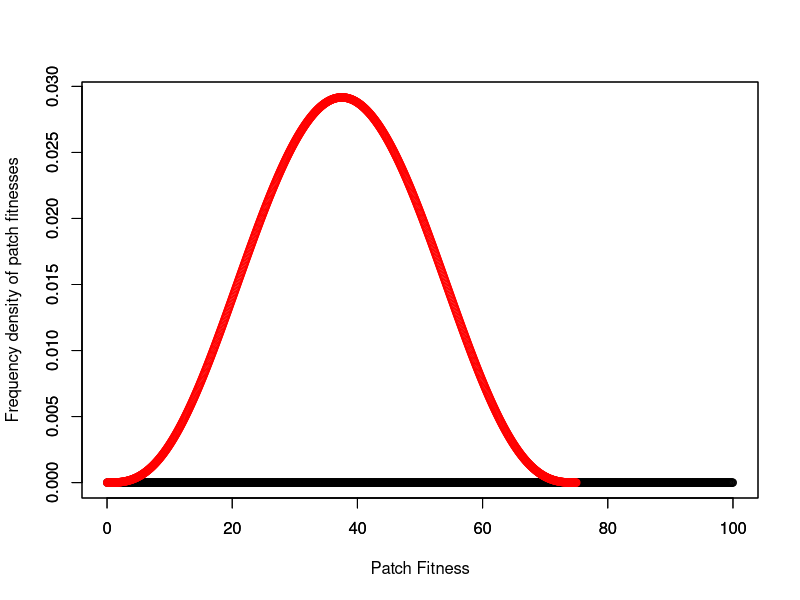
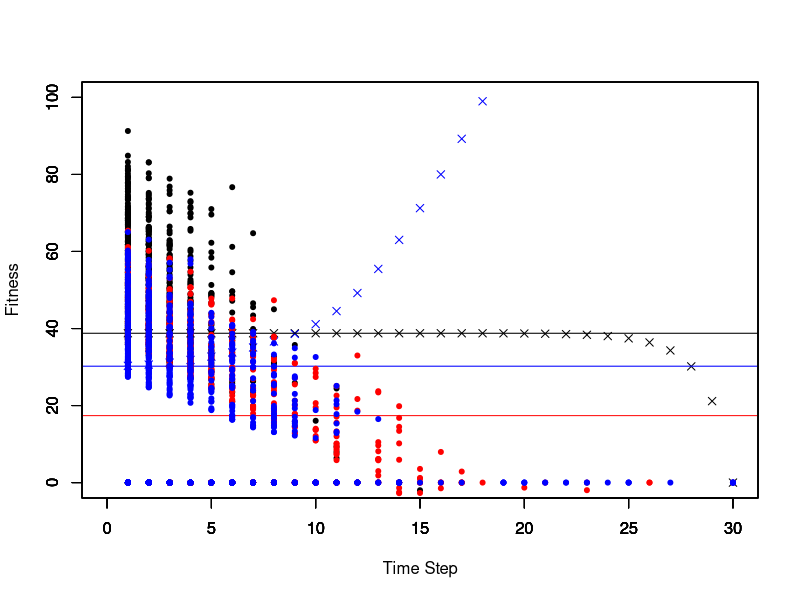

Write the R code that produced these figures, in order.
## Crowley et al. 2019
## 09/05/2019

## First define the BetaVec function
BetaVec <- function(Fx,a,b,res){
  p = rep(0,res) ## p vector
  q = rep(0,res) ## psi vector
  x = seq(from = 0.5/res, to = (res-0.5)/res, by = 1/res)
  bet = (x^(a-1))*((1-x)^(b-1))
  summer = 0
  for(i in 1:res){
    summer = summer +bet[i]/res
  }
  beta = bet/summer
  better = 0
  batter = 0
  for(i in res:1){
    better = better + beta[i]/res
    batter = batter + (beta[i]/res)*(i-0.5)/res
    p[i] = better
    q[i] = (batter/p[i])*Fx
  }
  return(list(beta, p, q)) 
}

## Now define the FDraw function
FDraw <- function(Cumbeta, Fx, res){
  frac = runif(n = 1, min = 0, max = 1)
  i = 1
  while(Cumbeta[i]<frac && i < res){
    i = i + 1
  }
  if(i == 1){
    Cmin = 0
  }else{
    Cmin = Cumbeta[i-1]
  }
  ffrac = i/res - (1/res)*(Cumbeta[i]-frac)/(Cumbeta[i]-Cmin)
  FF = ffrac*Fx
  return(FF)
}


## Define variables
Fx = 100
a = 4
b = 4
n = 30
h = 0.5
s = 0.9
del = 3
c = 1

FxH = 75
aH  = a
bH = b
nH = n
hH  = 0.25
sH = s
delH = del
cH = c

res = 1000
m = 1000
seePre = 1
seeMix = 1
seePost = 1

ETS = matrix(0, nrow = 1, ncol = 3)
ETS

## Calculate functions for HIREC
stuff <- BetaVec(Fx,a,b,res)
beta = stuff[[1]]
p = stuff[[2]]
q = stuff[[3]]

I = rep(0,n)
f = rep(0,n)
P = rep(0,n)

for(i in n:1){
  prod = 1
  if(i <= (n-1)){
    for(j in i:(n-1)){
      if(j > i){
        prod = prod*(1-h*P[j])
      }
      step = (s^(j-i+1))*h*P[j+1]*(I[j+1]-(((j+1)^c) - (i^c))*del)*prod
      print(step)
      if(step < 0){
        step = 0
      }
      f[i] = f[i] + step
    }
  }
  frac = f[i]/Fx
  if(frac > 1){
    frac = 1
  }
  ii = ceiling(res*frac)
  if(ii == 0){
    ii = 1
  }
  jj = res*frac - floor(res*frac)
  P[i] = p[ii] - (beta[ii]/res)*jj
  I[i] = q[ii] - (beta[ii]/res)*((ii-0.5)/res)*Fx*jj
}

prod = 1
F00 = 0
for(j in 0:(n-1)){
  if(j > 0){
    prod = prod*(1-h*P[j])
  }
  step = s^(j+1)*h*P[j+1]*(I[j+1]-((j+1)^c)*del)*prod
  if(step < 0){
    step = 0
  }
  F00 = F00+step
}
ETS[1] = 1
prod = 1
for(kk in 2:nH){
  prod = prod*(1-h*P[kk-1])
  ETS[1] = ETS[1] + s^kk*prod
}

Sim = matrix(0, nrow = m, ncol = 2)
Cumbeta = seq(1,res)
Cumbeta[1] = beta[1]/res
for(i in 2:res){
  Cumbeta[i] = Cumbeta[i-1] + beta[i]/res
}
for(mm in 1:m){
  flag = 1
  i = 1
  while (flag&&(i<=n)) {
    mort = runif(n = 1, min = 0, max = 1)
    if(mort > s){
      Sim[mm,1] = 0
      Sim[mm,2] = i
      flag = 0
    }else{
      patch = runif(n = 1, min = 0, max = 1)
      if(patch < h){
        FF = FDraw(Cumbeta, Fx, res)
        if(FF >= f[i]){
          Sim[mm, 1] = FF-(i^c)*del
          Sim[mm, 2] = i
          flag = 0
        }
      }
      
    }
    i = i + 1
  }
  if(i > n && flag != 0){
    Sim[mm, 1] = 0
    Sim[mm, 2] = n
  } 
}

FitmeanAndStepmean = colMeans(Sim)
EmFitMean = FitmeanAndStepmean[1]
EmStopMean = FitmeanAndStepmean[2]

#####
## Calculate functions for the adapted post-HIREC world
stuffH <- BetaVec(FxH,aH,bH,res)
betaH <- stuffH[[1]]
pH <- stuffH[[2]]
qH <- stuffH[[3]]

FH = seq(1,nH)
PH = seq(1,nH)
IH = seq(1,nH)

for(i in nH:1){
  prod = 1
  for(j in i:nH-1){
    if(j > i){
      prod = prod*(1 - hH*PH[j])
      }
      step = (sH^(j-i+1))*hH*PH[j+1]*(IH[j+1]-(((j+1)^cH) - (i^cH))*delH)
      if(step < 0){
        step = 0
      }
      FH[i] = FH[i] + step
    }
    frac = FH[i]/FxH
    if(frac > 1){
      frac = 1
    }
    ii = ceiling(res*frac)
    if(ii == 0){
      ii = 1
  }
  jj = res*frac - floor(res*frac)
  PH[i] = pH[ii] - (betaH[ii]/res)*jj
  IH[i] = qH[ii] - (betaH[ii]/res)*((ii-0.5)/res)*FxH*jj
}

prod = 1
F00H = 0
for(j in 0:(nH-1)){
  if(j < 0){
    prod = prod*(1-hH*PH[j])
  }
  step = (sH^(j+1))*hH*PH[j+1]*(IH[j+1]-((j+1)^cH)*delH)*prod
  if(step < 0){
    step = 0
  }
  F00H = F00H + step
}

ETS[3] = 1
prod = 1
for(kk in 2:nH){
  prod = prod*(1-hH*PH[kk-1])
  ETS[3] = ETS[3] + sH^kk*prod
}

## Pre-HIREC and Post-HIREC fitness distributions
bet = rep(0,res)
betH = rep(0,res)
beta = rep(0,res)
betaH = rep(0,res)
x = seq(from = 0.5/res, to = (res-0.5)/res, by = 1/res)
xx = x*Fx
yy = x*FxH
bet = (x^(a-1))*((1-x)^(b-1))
betH = (x^(aH-1))*((1-x)^(bH-1))
sum = 0
sumH = 0
for(i in 1:res){
  sum = sum + bet[i]/res
  sumH = sumH + betH[i]/res
}
bet = bet/sum
betaH = betH/sumH
Feta = beta/Fx
FetaH = betaH/FxH
maxF = max(Feta)
maxFH = max(FetaH)
if(maxF > maxFH){
  maxx = maxF
}else{
  maxx = maxFH
}

plot(xx, Feta, col = "black", xlim = c(xmin = 0, xmax = Fx), ylim = c(ymin = 0, ymax = maxx), xlab = '', ylab = '')
par(new = TRUE)
plot(yy, FetaH, col = "red", xlim = c(xmin = 0, xmax = Fx), ylim = c(ymin = 0, ymax = maxx), xlab = 'Patch Fitness', ylab = 'Frequency density of patch fitnesses')

## Calculate functions with pre-HIREC thresholds but post-HIREC parameters 
PX = seq(1,nH)
IX = seq(1,nH)
for(i in 1:nH){
  frac = f[i]/FxH
  if(frac > 1){
    frac = 1
  }
  ii = ceiling(res*frac)
  if(ii == 0){
    ii = 1
  }
  jj = res*frac-floor(res*frac)
  PX[i] = pH[ii]-(betaH[ii]/res)*jj
  IX[i] = qH[ii]-(betaH[ii]/res)*((ii-0.5)/res)*FxH*jj
}
prod = 1
F00X = 0
for(j in 0:(nH-1)){
  if(j > 0){
    prod = prod*(1-hH*PX[j])
  }
  step = sH^(j+1)*hH*PX[j+1]*(IX[j+1]-((j+1)^cH)*delH)*prod
  if(step < 0){
    step = 0
  }
  F00X = F00X + step
}

ETS[2] = 1
prod = 1
for(kk in 2:nH){
  prod = prod*(1-hH*PX[kk-1])
  ETS[2] = ETS[2] + sH^kk*prod
}
## simulation pre/post 
SimX = matrix(0, m, 2)
Cumbeta = seq(1, res)
Cumbeta[1] = betaH[1]/res
for(i in 2:res){
  Cumbeta[i] = Cumbeta[i-1] + betaH[i]/res
}
for(mm in 1:m){
  flag = 1
  i =1
  while (flag&&(i<=nH)) {
    mort = runif(n = 1, min = 0, max = 1)
    if(mort > sH){
      SimX[mm,1] = 0
      SimX[mm,2] = i
      flag = 0
    }else{
      patch = runif(n = 1, min = 0, max =1)
      if(patch < hH){
        FF = FDraw(Cumbeta, FxH, res)
        if(FF >= f[i]){
          SimX[mm,1] = FF - (i^cH)*delH
          SimX[mm,2] = i
          flag = 0
        }
      }
    }
    i = i + 1
  }
  if((i > nH)&&flag){
    SimX[mm,1] = 0
    SimX[mm,2] = nH
  }
}
FitmeanAndStepmeanX = colMeans(SimX)
EmFitMeanX = FitmeanAndStepmeanX[1]
EmStopMeanX = FitmeanAndStepmeanX[2]

## SImulate with post-HIREC parameters and thresholds
SimH = matrix(0, m, 2)
for(mm in 1:m){
  flag = 1
  i = 1
  while (flag&&(i<=nH)) {
    mort = runif(n = 1, min = 0, max = 1)
    if(mort > sH){
      SimH[mm,1] = 0
      SimH[mm,2] = i
      flag = 0
    }else{
      patch = runif(n = 1, min = 0, max = 1)
      if(patch < hH){
        FFH = FDraw(Cumbeta, FxH, res)
        if(FFH >= FH[i]){
          SimH[mm,1] = FFH-(i^cH)*delH
          SimH[mm,2] = i
          flag = 0
        }
      }
    }
    i = i +1
  }
  if((i > nH)&&flag){
    SimH[mm,1] = 0
    SimH[mm,2] = n
  }
}
FitmeanAndStepmeanH = colMeans(SimH)
EmFitMeanH = FitmeanAndStepmeanH[1]
EmStopMeanH = FitmeanAndStepmeanH[2]

if(nH > n){
  nmx = nH
}else{
  nmx = n
}
if(FxH > Fx){
  Fxmx = FxH
}else{
  Fxmx = Fx
}
## Output plot
xx = 1:n
xxx = 1:nH
plot(xx, f, col = "black", xlim = c(xmin = 0, xmax = 30), ylim = c(ymin = 0, ymax = 100), pch = 4, xlab = '', ylab = '')
par(new = TRUE)
plot(xxx, FH, xlim = c(xmin = 0, xmax = 30), ylim = c(ymin = 0, ymax = 100), col = "blue", pch = 4, xlab = '', ylab = '')
abline(h = F00, col = "black", pch = 19)
abline(h = F00X, col = "red", pch = 19)
abline(h = F00H, col = "blue", pch = 19)
par(new = TRUE)
plot(Sim[,2], Sim[,1], xlim = c(xmin = 0, xmax = 30), ylim = c(ymin = 0, ymax = 100), col = "black", pch = 20, xlab = 'Time Step', ylab = 'Fitness')
par(new = TRUE)
plot(SimX[,2], SimX[,1], xlim = c(xmin = 0, xmax = 30), ylim = c(ymin = 0, ymax = 100), col = "red", pch = 20, xlab = '', ylab = '')
par(new = TRUE)
plot(SimH[,2], SimH[,1], xlim = c(xmin = 0, xmax = 30), ylim = c(ymin = 0, ymax = 100), col = "blue", pch = 20, xlab = '', ylab = '')
